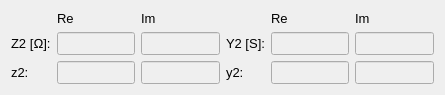
  <widget class="QWidget" name="">
   <property name="geometry">
    <rect>
     <x>480</x>
     <y>570</y>
     <width>445</width>
     <height>91</height>
    </rect>
   </property>
   <property name="font">
    <font>
     <pointsize>10</pointsize>
    </font>
   </property>
   <layout class="QGridLayout" name="gridLayout_5">
    <item row="1" column="3">
     <widget class="QLabel" name="lblY2">
      <property name="font">
       <font>
        <pointsize>10</pointsize>
       </font>
      </property>
      <property name="text">
       <string>Y2 [S]:</string>
      </property>
     </widget>
    </item>
    <item row="0" column="1">
     <widget class="QLabel" name="label_9">
      <property name="font">
       <font>
        <pointsize>10</pointsize>
       </font>
      </property>
      <property name="text">
       <string>Re</string>
      </property>
     </widget>
    </item>
    <item row="2" column="0">
     <widget class="QLabel" name="lblZ2norm">
      <property name="font">
       <font>
        <pointsize>10</pointsize>
       </font>
      </property>
      <property name="text">
       <string>z2:</string>
      </property>
     </widget>
    </item>
    <item row="1" column="1">
     <widget class="QLineEdit" name="leZ2Re">
      <property name="enabled">
       <bool>false</bool>
      </property>
      <property name="font">
       <font>
        <pointsize>10</pointsize>
       </font>
      </property>
      <property name="text">
       <string/>
      </property>
      <property name="alignment">
       <set>Qt::AlignRight|Qt::AlignTrailing|Qt::AlignVCenter</set>
      </property>
     </widget>
    </item>
    <item row="1" column="2">
     <widget class="QLineEdit" name="leZ2Im">
      <property name="enabled">
       <bool>false</bool>
      </property>
      <property name="font">
       <font>
        <pointsize>10</pointsize>
       </font>
      </property>
      <property name="text">
       <string/>
      </property>
      <property name="alignment">
       <set>Qt::AlignRight|Qt::AlignTrailing|Qt::AlignVCenter</set>
      </property>
     </widget>
    </item>
    <item row="2" column="2">
     <widget class="QLineEdit" name="leZ2normIm">
      <property name="enabled">
       <bool>false</bool>
      </property>
      <property name="font">
       <font>
        <pointsize>10</pointsize>
       </font>
      </property>
      <property name="text">
       <string/>
      </property>
      <property name="alignment">
       <set>Qt::AlignRight|Qt::AlignTrailing|Qt::AlignVCenter</set>
      </property>
     </widget>
    </item>
    <item row="1" column="4">
     <widget class="QLineEdit" name="leY2Re">
      <property name="enabled">
       <bool>false</bool>
      </property>
      <property name="font">
       <font>
        <pointsize>10</pointsize>
       </font>
      </property>
      <property name="text">
       <string/>
      </property>
      <property name="alignment">
       <set>Qt::AlignRight|Qt::AlignTrailing|Qt::AlignVCenter</set>
      </property>
     </widget>
    </item>
    <item row="2" column="1">
     <widget class="QLineEdit" name="leZ2normRe">
      <property name="enabled">
       <bool>false</bool>
      </property>
      <property name="font">
       <font>
        <pointsize>10</pointsize>
       </font>
      </property>
      <property name="text">
       <string/>
      </property>
      <property name="alignment">
       <set>Qt::AlignRight|Qt::AlignTrailing|Qt::AlignVCenter</set>
      </property>
     </widget>
    </item>
    <item row="1" column="0">
     <widget class="QLabel" name="lblZ2">
      <property name="font">
       <font>
        <pointsize>10</pointsize>
       </font>
      </property>
      <property name="text">
       <string>Z2 [Ω]:</string>
      </property>
     </widget>
    </item>
    <item row="0" column="2">
     <widget class="QLabel" name="label_10">
      <property name="font">
       <font>
        <pointsize>10</pointsize>
       </font>
      </property>
      <property name="text">
       <string>Im</string>
      </property>
     </widget>
    </item>
    <item row="1" column="5">
     <widget class="QLineEdit" name="leY2Im">
      <property name="enabled">
       <bool>false</bool>
      </property>
      <property name="font">
       <font>
        <pointsize>10</pointsize>
       </font>
      </property>
      <property name="text">
       <string/>
      </property>
      <property name="alignment">
       <set>Qt::AlignRight|Qt::AlignTrailing|Qt::AlignVCenter</set>
      </property>
     </widget>
    </item>
    <item row="2" column="3">
     <widget class="QLabel" name="lblY2norm">
      <property name="font">
       <font>
        <pointsize>10</pointsize>
       </font>
      </property>
      <property name="text">
       <string>y2:</string>
      </property>
     </widget>
    </item>
    <item row="2" column="4">
     <widget class="QLineEdit" name="leY2normRe">
      <property name="enabled">
       <bool>false</bool>
      </property>
      <property name="font">
       <font>
        <pointsize>10</pointsize>
       </font>
      </property>
      <property name="text">
       <string/>
      </property>
      <property name="alignment">
       <set>Qt::AlignRight|Qt::AlignTrailing|Qt::AlignVCenter</set>
      </property>
     </widget>
    </item>
    <item row="2" column="5">
     <widget class="QLineEdit" name="leY2normIm">
      <property name="enabled">
       <bool>false</bool>
      </property>
      <property name="font">
       <font>
        <pointsize>10</pointsize>
        <weight>75</weight>
        <bold>true</bold>
       </font>
      </property>
      <property name="styleSheet">
       <string notr="true">color: rgb(255, 0, 0);</string>
      </property>
      <property name="text">
       <string/>
      </property>
      <property name="alignment">
       <set>Qt::AlignRight|Qt::AlignTrailing|Qt::AlignVCenter</set>
      </property>
     </widget>
    </item>
    <item row="0" column="4">
     <widget class="QLabel" name="label_11">
      <property name="font">
       <font>
        <pointsize>10</pointsize>
       </font>
      </property>
      <property name="text">
       <string>Re</string>
      </property>
     </widget>
    </item>
    <item row="0" column="5">
     <widget class="QLabel" name="label_12">
      <property name="font">
       <font>
        <pointsize>10</pointsize>
       </font>
      </property>
      <property name="text">
       <string>Im</string>
      </property>
     </widget>
    </item>
   </layout>
  </widget>
